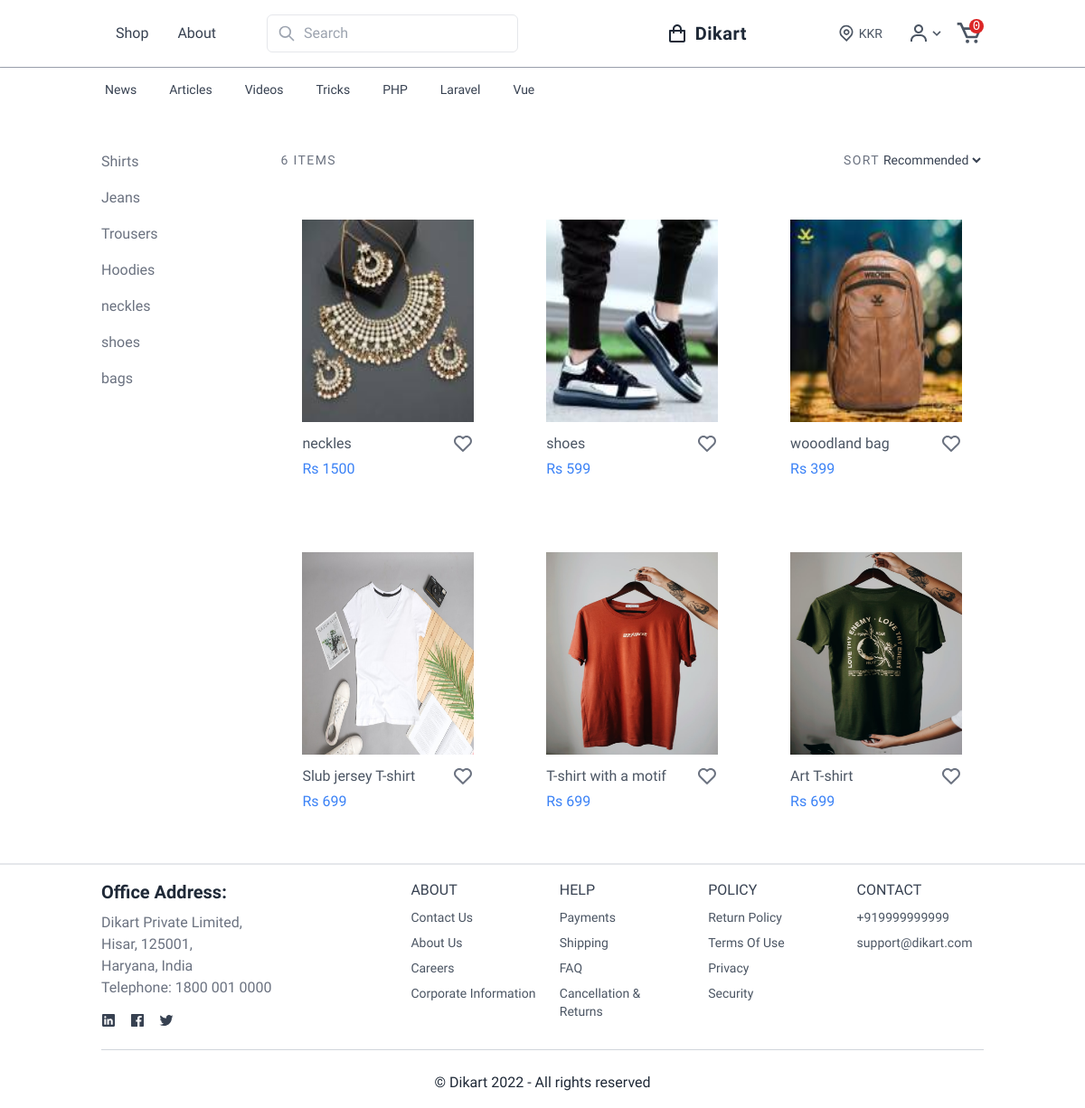
The app's page /product/ with its own data.
### home/models.py (models this page shows, shortened)
class Category(models.Model):
    name = models.CharField(max_length=50)
    @staticmethod
    def get_all_categories():
        return Category.objects.all()

class Product(models.Model):
	name = models.CharField(max_length=60)
	price = models.IntegerField(default=0)
	category = models.ForeignKey(Category, on_delete=models.CASCADE, default=1)
	description = models.CharField(
		max_length=250, default='', blank=True, null=True)
	image = models.ImageField(upload_to='products/')
	@staticmethod
	def get_all_products():
		return Product.objects.all()

### home/views.py (the view)
# urls.py: path('product/', views.product, name='product'),
def product(request):
    cart = request.session.get('cart')
    if not cart:
        request.session['cart'] = {}
    products = None
    categories = Category.get_all_categories()
    categoryID = request.GET.get('category')
    if categoryID:
        products = Product.get_all_products_by_categoryid(categoryID)
    else:
        products = Product.get_all_products();
    data = {}
    data['products'] = products
    data['categories'] = categories
    return render(request, 'product.html', data)

### home/templatetags/custom_filter.py (called while the page is built)
@register.filter(name='currency')
def currency(number):
    return "Rs "+str(number)

### templates/product.html (shortened to what this page needs)
{% extends 'basic.html' %}
{% load custom_filter %}
{% load cart %}
{% block body %}
<section class="bg-white dark:bg-gray-900">
  <div class="container px-6 py-8 mx-auto">
    <div class="lg:flex lg:-mx-2">
      <div class="space-y-3 lg:w-1/5 lg:px-2 lg:space-y-4">
        {% for category in categories %}
        <a href="/?category={{category.id}}" class="block font-medium text-gray-500 dark:text-gray-300 hover:underline">{{category.name}}</a>
				{% endfor %}
      </div>
      <div class="mt-6 lg:mt-0 lg:px-2 lg:w-4/5 ">
        <div class="flex items-center justify-between text-sm tracking-widest uppercase ">
          <p class="text-gray-500 dark:text-gray-300">6 Items</p>
          <div class="flex items-center">
            <p class="text-gray-500 dark:text-gray-300">Sort</p>
            <select class="font-medium text-gray-700 bg-transparent dark:text-gray-500 focus:outline-none">
              <option value="#">Recommended</option>
            </select>
          </div>
        </div>
        <div class="grid grid-cols-1 gap-8 mt-8 md:grid-cols-2 lg:grid-cols-3 xl:grid-cols-4">
          {% for product in products %}
          <div id={{product.id}} class="w-full p-6 flex flex-col">
            <a href="#">
              <img class="hover:grow w-96 h-56 hover:shadow-lg" src="{{product.image.url}}">
              <div class="pt-3 flex items-center justify-between">
                <p class="">{{product.name}}</p>
              </div>
              <p class="pt-1 text-blue-500">{{product.price|currency}}</p>
            </a>
          </div>
          {% endfor %}
        </div>
      </div>
    </div>
  </div>
</section>
{% endblock body %}

### templates/basic.html (shortened to what this page needs)
<!DOCTYPE html>
<html lang="en">
<head>
    <link rel="stylesheet" href="https://unpkg.com/tailwindcss@2.2.19/dist/tailwind.min.css"/>
</head>
<body x-data="{ cartOpen: false , isOpen: false }" class="bg-white text-gray-600 work-sans leading-normal text-base tracking-normal">
    <nav id="header" class="w-full z-30 top-0 py-1 border-b border-gray-400">
        <div class="w-full container mx-auto flex flex-wrap items-center justify-between mt-0 px-6 py-3">
            <div class="hidden md:flex md:items-center md:w-auto w-full order-3 md:order-1" id="menu">
                <nav>
                    <ul class="md:flex items-center justify-between text-base text-gray-700 pt-4 md:pt-0">
                        <li><a class="inline-block no-underline hover:text-black hover:underline py-2 px-4" href="/product">Shop</a></li>
                        <li><a class="inline-block no-underline hover:text-black hover:underline py-2 px-4" href="/about">About</a></li>
                        <li>
                            <div class="hidden mx-10 md:block">
                                <div class="relative">
                                    <span class="absolute inset-y-0 left-0 flex items-center pl-3">
                                        <svg class="w-5 h-5 text-gray-400" viewBox="0 0 24 24" fill="none">
                                            <path d="M21 21L15 15M17 10C17 13.866 13.866 17 10 17C6.13401 17 3 13.866 3 10C3 6.13401 6.13401 3 10 3C13.866 3 17 6.13401 17 10Z" stroke="currentColor" stroke-width="2" stroke-linecap="round" stroke-linejoin="round"></path>
                                        </svg>
                                    </span>
                                    <input type="text" class="w-full py-2 pl-10 pr-4 text-gray-700 bg-white border rounded-md dark:bg-gray-800 dark:text-gray-300 dark:border-gray-600 focus:border-blue-400 dark:focus:border-blue-300 focus:outline-none focus:ring focus:ring-opacity-40 focus:ring-blue-300" placeholder="Search">
                                </div>
                            </div>
                        </li>
                    </ul>
                </nav>
            </div>
            <div class="order-1 md:order-2">
                <a class="flex -mr-6 items-center tracking-wide no-underline hover:no-underline font-bold text-gray-800 text-xl " href="/">
                    Dikart
                </a>
            </div>
            <div class="order-2 md:order-3  flex items-center" id="nav-content">
                <div class="hidden w-full text-gray-600 md:flex md:items-center">
                    <span class="mx-1 text-sm">KKR</span>
                </div>
                <a class="inline-block  no-underline hover:text-black " href="/login">
                    <div class="group -mt-6 inline-block text-gray-600">
                        <button
                            class="outline-none focus:outline-none pl-6  bg-sky-400 rounded-sm flex items-center">
                            <a class="inline-block align-middle no-underline hover:text-black" href="#">
                            </a>
                                <svg class="fill-current  h-4 w-4 transform group-hover:-rotate-180
                              transition duration-150 ease-in-out" xmlns="http://www.w3.org/2000/svg" viewBox="0 0 20 20">
                                    <path d="M9.293 12.95l.707.707L15.657 8l-1.414-1.414L10 10.828 5.757 6.586 4.343 8z" />
                                </svg>
                        </button>
                    </div>
                </a>
                <button @click="cartOpen = !cartOpen" class="pl-3 inline-block no-underline hover:text-black" href="#">
                    <li class=" block  lg:inline-block lg:mt-0  align-middle ">
                        <a href="/cart" role="button" class="relative flex">
                            <span class="absolute right-0 top-0 rounded-full bg-red-600 w-4 h-4 top right p-0 m-0 text-white font-mono text-sm  leading-tight text-center">{{request.session.cart.keys|length}}<span class="sr-only">(current)</span>
                          </span>
                        </a>
                      </li>
                </button>
            </div>
        </div>
    </nav>
        <nav class="bg-white shadow dark:bg-gray-800">
            <div class="container px-6 py-3 mx-auto">
                <div class="pb-3  -mx-3 overflow-y-auto whitespace-nowrap scroll-hidden">
                    <a class="mx-4 text-sm leading-5 text-gray-700 transition-colors duration-200 transform dark:text-gray-200 hover:text-blue-600 dark:hover:text-blue-400 hover:underline md:my-0" href="#">News</a>
                    <a class="mx-4 text-sm leading-5 text-gray-700 transition-colors duration-200 transform dark:text-gray-200 hover:text-blue-600 dark:hover:text-blue-400 hover:underline md:my-0" href="#">Articles</a>
                    <a class="mx-4 text-sm leading-5 text-gray-700 transition-colors duration-200 transform dark:text-gray-200 hover:text-blue-600 dark:hover:text-blue-400 hover:underline md:my-0" href="#">Videos</a>
                    <a class="mx-4 text-sm leading-5 text-gray-700 transition-colors duration-200 transform dark:text-gray-200 hover:text-blue-600 dark:hover:text-blue-400 hover:underline md:my-0" href="#">Tricks</a>
                    <a class="mx-4 text-sm leading-5 text-gray-700 transition-colors duration-200 transform dark:text-gray-200 hover:text-blue-600 dark:hover:text-blue-400 hover:underline md:my-0" href="#">PHP</a>
                    <a class="mx-4 text-sm leading-5 text-gray-700 transition-colors duration-200 transform dark:text-gray-200 hover:text-blue-600 dark:hover:text-blue-400 hover:underline md:my-0" href="#">Laravel</a>
                    <a class="mx-4 text-sm leading-5 text-gray-700 transition-colors duration-200 transform dark:text-gray-200 hover:text-blue-600 dark:hover:text-blue-400 hover:underline md:my-0" href="#">Vue</a>
                </div>
            </div>
        </nav>
    {% block body %}
    {% endblock body %}
    <footer class="bg-white border-t-2 dark:bg-gray-800">
        <div class="container px-6 py-4 mx-auto">
            <div class="lg:flex">
                <div class="w-full -mx-6 lg:w-2/5">
                    <div class="px-6">
                        <div>
                            <a href="#" class="text-xl font-bold text-gray-800 dark:text-white hover:text-gray-700 dark:hover:text-gray-300">Office Address:</a>
                        </div>
                        <p class="max-w-md mt-2 text-gray-500 dark:text-gray-400">
                            Dikart Private Limited, <br>
                            Hisar, 125001, <br>
                            Haryana, India <br>
                            Telephone: <span><a href="#">1800 001 0000</a></span></p>
                        <div class="flex mt-4 -mx-2">
                            <a href="#" class="mx-2 text-gray-700 dark:text-gray-200 hover:text-gray-600 dark:hover:text-gray-400" aria-label="Linkden">
                            </a>
                            <a href="#" class="mx-2 text-gray-700 dark:text-gray-200 hover:text-gray-600 dark:hover:text-gray-400" aria-label="Facebook">
                            </a>
                            <a href="#" class="mx-2 text-gray-700 dark:text-gray-200 hover:text-gray-600 dark:hover:text-gray-400" aria-label="Twitter">
                            </a>
                        </div>
                    </div>
                </div>
                <div class="mt-6 lg:mt-0 lg:flex-1">
                    <div class="grid grid-cols-2 gap-6 sm:grid-cols-3 md:grid-cols-4">
                        <div>
                            <h3 class="text-gray-700 uppercase dark:text-white">About</h3>
                            <a href="/contact" class="block mt-2 text-sm text-gray-600 dark:text-gray-400 hover:underline">Contact Us</a>
                            <a href="#" class="block mt-2 text-sm text-gray-600 dark:text-gray-400 hover:underline">About Us</a>
                            <a href="#" class="block mt-2 text-sm text-gray-600 dark:text-gray-400 hover:underline">Careers</a>
                            <a href="#" class="block mt-2 text-sm text-gray-600 dark:text-gray-400 hover:underline">Corporate Information</a>
                        </div>
                        <div>
                            <h3 class="text-gray-700 uppercase dark:text-white">HELP</h3>
                            <a href="#" class="block mt-2 text-sm text-gray-600 dark:text-gray-400 hover:underline">Payments </a>
                            <a href="#" class="block mt-2 text-sm text-gray-600 dark:text-gray-400 hover:underline">Shipping</a>
                            <a href="#" class="block mt-2 text-sm text-gray-600 dark:text-gray-400 hover:underline">FAQ</a>
                            <a href="#" class="block mt-2 text-sm text-gray-600 dark:text-gray-400 hover:underline">Cancellation & Returns</a>
                        </div>
                        <div>
                            <h3 class="text-gray-700 uppercase dark:text-white">POLICY</h3>
                            <a href="#" class="block mt-2 text-sm text-gray-600 dark:text-gray-400 hover:underline">Return Policy</a>
                            <a href="#" class="block mt-2 text-sm text-gray-600 dark:text-gray-400 hover:underline">Terms Of Use</a>
                            <a href="#" class="block mt-2 text-sm text-gray-600 dark:text-gray-400 hover:underline">Privacy</a>
                            <a href="#" class="block mt-2 text-sm text-gray-600 dark:text-gray-400 hover:underline">Security</a>
                        </div>
                        <div>
                            <h3 class="text-gray-700 uppercase dark:text-white">CONTACT</h3>
                            <span class="block mt-2 text-sm text-gray-600 dark:text-gray-400 hover:underline">+919999999999</span>
                            <span class="block mt-2 text-sm text-gray-600 dark:text-gray-400 hover:underline">support@dikart.com</span>
                        </div>
                    </div>
                </div>
            </div>
            <hr class="h-px my-6 bg-gray-300 border-none dark:bg-gray-700">
            <div>
                <p class="text-center text-gray-800 dark:text-white">© Dikart 2022 - All rights reserved</p>
            </div>
        </div>
    </footer>
</body>
</html>

### templates/basic.html (style rules this page uses)
.work-sans { font-family: 'Work Sans', sans-serif; }
.hover\:grow { transition: all 0.3s; transform: scale(1); }

### records on screen
Category: name "Shirts"
Category: name "Jeans"
Category: name "Trousers"
Category: name "Hoodies"
Category: name "neckles"
Category: name "shoes"
Category: name "bags"
Product: image (picture), name "neckles", price "Rs 1500"
Product: image (picture), name "shoes", price "Rs 599"
Product: image (picture), name "wooodland bag", price "Rs 399"
Product: image (picture), name "Slub jersey T-shirt", price "Rs 699"
Product: image (picture), name "T-shirt with a motif", price "Rs 699"
Product: image (picture), name "Art T-shirt", price "Rs 699"

### other values on screen
{{ request.session.cart.keys|length }} "0"
